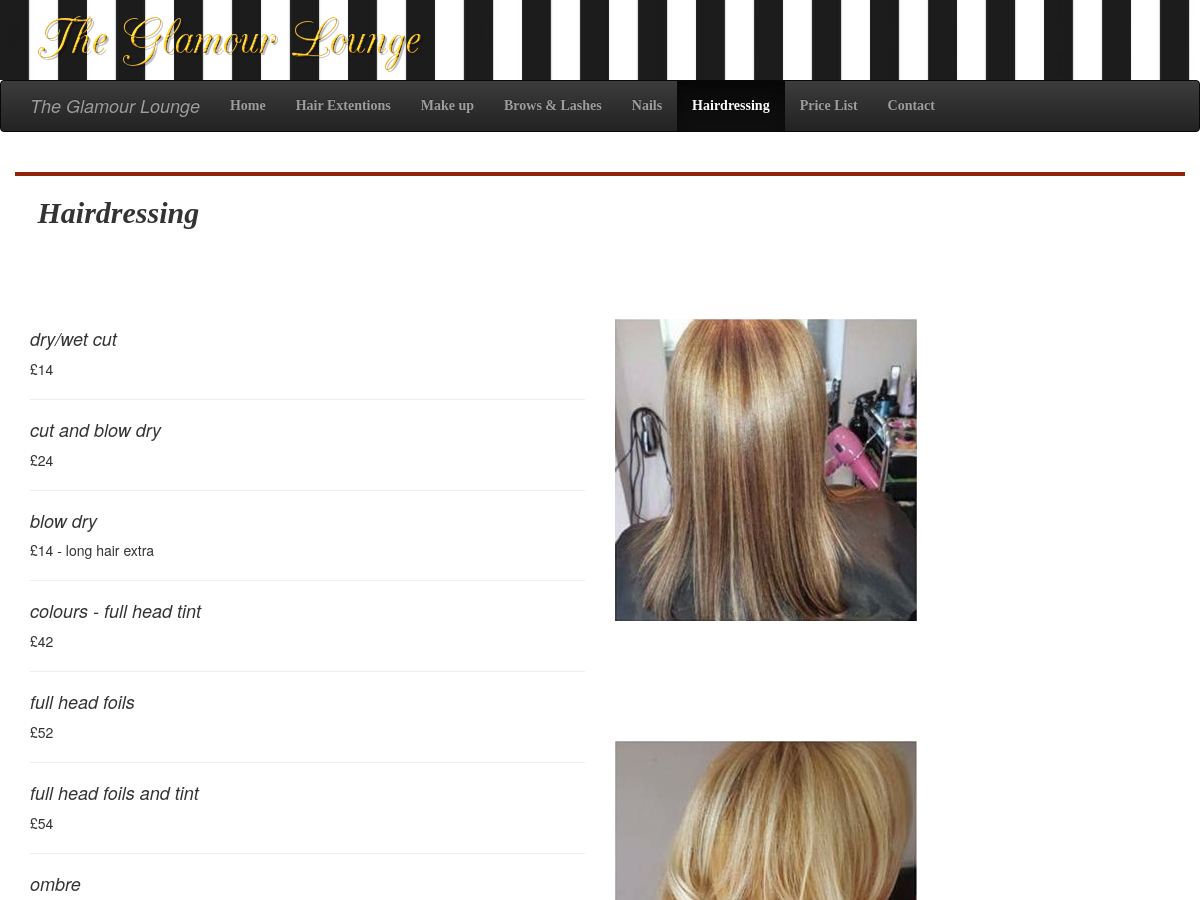
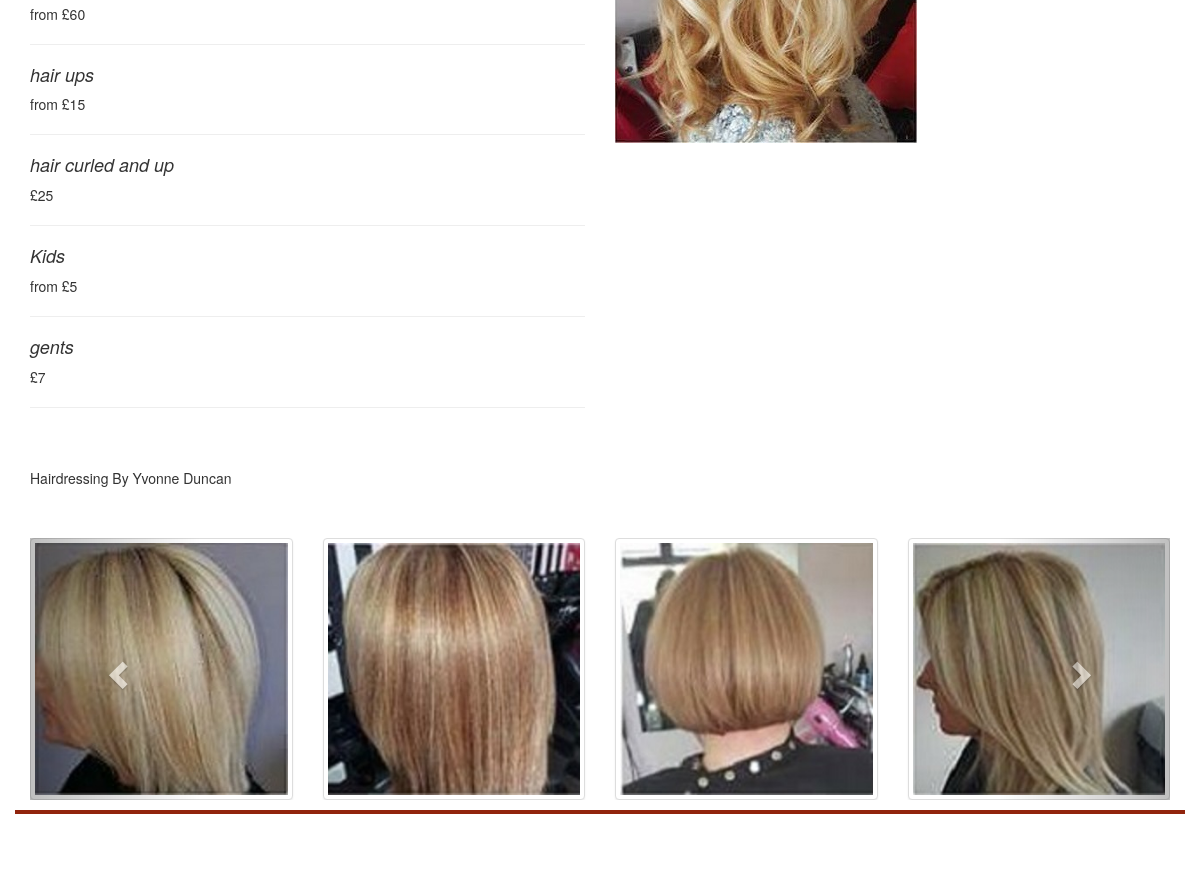
Screenshot of /hairdressing with the database file from the repository (2 pictures, top to bottom).
### blog/models.py (models this page shows, shortened)
class Hairdressing(models.Model):
	type = models.CharField(max_length=200,primary_key=True)
	description = models.TextField()

### blog/views.py (the view)
# urls.py: url(r'^hairdressing', views.hairdressing, name='hairdressing'),
def hairdressing(request):
    Hairdressings = Hairdressing.objects.all()
    return render(request, 'blog/hairdressing.html', {'Hairdressings': Hairdressings})

### blog/templates/blog/hairdressing.html (shortened to what this page needs)
{% load staticfiles %}
<html>
<head>
<link rel="stylesheet" href="//maxcdn.bootstrapcdn.com/bootstrap/3.3.5/css/bootstrap.min.css">
<link rel="stylesheet" href="//maxcdn.bootstrapcdn.com/bootstrap/3.3.5/css/bootstrap-theme.min.css">
<link rel="stylesheet" href="{% static 'css/blog.css' %}">
</head>
<body>
<header class="bgimage">
    <div class="container">
	    <div class="titled hidden-xs" >
	    </div>
	</div>
</header>
<nav class="navbar navbar-inverse" data-spy="affix" data-offset-top="80">
    <div class="container">
	    <div class="navbar-header">
	        <a href="#" class="navbar-brand">
		       <i>The Glamour Lounge</i>
		    </a>
		</div>
		<div class="collapse navbar-collapse" id="collapsedmenu">
		    <ul class="nav navbar-nav">
		        <li><a href="{% url 'post_list' %}">Home</a></li>
			    <li><a href="{% url 'hair_extentions' %}">Hair Extentions</a></li>
			    <li><a href="{% url 'make_up' %}">Make up</a></li>
				<li><a href="{% url 'lashes_brows' %}">Brows & Lashes</a></li>
				<li><a href="{% url 'nails' %}">Nails</a></li>
				<li  class="active"><a href="{% url 'hairdressing' %}">Hairdressing</a></li>
				<li><a href="{% url 'price_list' %}">Price List</a></li>
				<li><a href="{% url 'contact' %}">Contact</a></li>
		    </ul>
		</div>
	</div>
</nav>
<div class="container" id="wrapper">
		<h2 id="fonted"><i> &nbsp;&nbsp; Hairdressing</i></h2>
		<div class="container">
			<div class="col-md-12">
				<br><br>
				<br><br>
			</div>
			<div class="row">
				<div class="col-sm-6">
				{% for Hairdressing in Hairdressings %}
					<div>
						<h4><i>{{ Hairdressing.type }}</i></h4>
						<p>{{ Hairdressing.description|linebreaksbr }}</p>
						<hr>
					</div>
				{% endfor %}
				<br><br>
				<p>Hairdressing By Yvonne Duncan</p>
				</div>
				<div class="col-sm-6">
				<img  src="{% static 'images/hairdressing/hairdressing3.jpg' %}" class="img-responsive">
				<br><br><br><br><br><br>
				<img  src="{% static 'images/hairdressing/hairdressing2.jpg' %}" class="img-responsive">
				</div>
			</div>
			<br><br>
			<div id="HairCarousel" class="carousel slide">
								<div class="carousel-inner">
									<div class="item active">
										<div class="row">
											<div class="col-sm-3"><img src="{% static 'images/hairdressing/hair1.jpg' %}"  class="thumbnail img-responsive">
											</div>
											<div class="col-sm-3"><img src="{% static 'images/hairdressing/hair2.jpg' %}"  class="thumbnail img-responsive">
											</div>
											<div class="col-sm-3"><img src="{% static 'images/hairdressing/hair3.jpg' %}"  class="thumbnail img-responsive">
											</div>
											<div class="col-sm-3"><img src="{% static 'images/hairdressing/hair4.jpg' %}"  class="thumbnail img-responsive">
											</div>
										</div>
									</div>
									<a class="left carousel-control" href="#HairCarousel" role="button" data-slide="prev">
									<span class="glyphicon glyphicon-chevron-left"></span>
									 </a>
									 <a class="right carousel-control" href="#HairCarousel" role="button" data-slide="next">
									 <span class="glyphicon glyphicon-chevron-right"></span>
									 </a>
								</div>
				</div>
		</div>
	</div>
    <div class="footer">
        <p><b>&copy; &nbsp;University of Dundee</b></p>
    </div>
</body>
</html>

### blog/static/css/blog.css (style rules this page uses)
body { background: url('../images/floral_pattern3.jpg'); }
.footer { text-align: center; width: 100%; color: white; }
#wrapper { padding-right: 0px; padding-left: 0px; background-color: white; margin: 40 auto; border-style: solid; border-width: 4px 0px 4px 0px; border-color: #91240d; }
.thumbnail { margin-top: 0px; margin-bottom: 0px; }
.carousel-control { margin: 0 0 0 0; padding-top:10%; padding-bottom:10% }
.titled { width: 399px; height: 70px; background-image: url('../images/logo.png'); margin-top: 8px; }
.bgimage { margin-top: 0; width: 100%; background-image: url('../images/Stripes2.jpg'); background-position: center center; background-size: cover; height: 80px; }
.navbar-inverse { vertical-align: top; margin-top: 0; width: 100%; z-index: 100; }
.nav { font-family: blocksprint; font-weight: bold; }
#fonted { font-family: blocksprint; font-weight: bold; }

### rows the page displays
Hairdressing: type "dry/wet cut", description "£14"
Hairdressing: type "cut and blow dry", description "£24"
Hairdressing: type "blow dry", description "£14 - long hair extra"
Hairdressing: type "colours - full head tint", description "£42"
Hairdressing: type "full head foils", description "£52"
Hairdressing: type "full head foils and tint", description "£54"
Hairdressing: type "ombre", description "from £60"
Hairdressing: type "hair ups", description "from £15"
Hairdressing: type "hair curled and up", description "£25"
Hairdressing: type "Kids", description "from £5"
Hairdressing: type "gents", description "£7"
